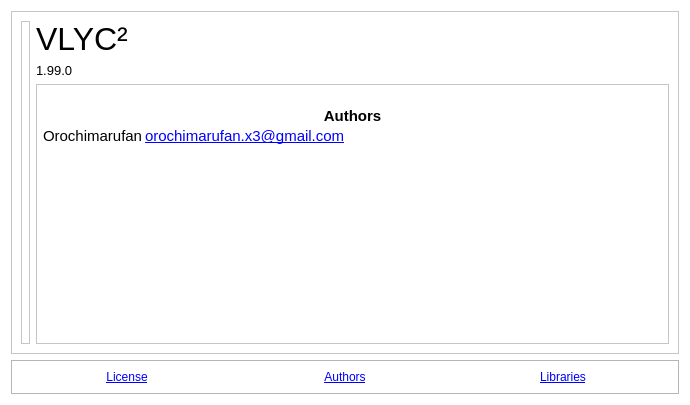
<?xml version="1.0" encoding="UTF-8"?>
<ui version="4.0">
 <class>About</class>
 <widget class="QWidget" name="About">
  <property name="geometry">
   <rect>
    <x>0</x>
    <y>0</y>
    <width>690</width>
    <height>405</height>
   </rect>
  </property>
  <property name="sizePolicy">
   <sizepolicy hsizetype="Fixed" vsizetype="Fixed">
    <horstretch>0</horstretch>
    <verstretch>0</verstretch>
   </sizepolicy>
  </property>
  <property name="minimumSize">
   <size>
    <width>690</width>
    <height>400</height>
   </size>
  </property>
  <property name="palette">
   <palette>
    <active>
     <colorrole role="Base">
      <brush brushstyle="SolidPattern">
       <color alpha="255">
        <red>255</red>
        <green>255</green>
        <blue>255</blue>
       </color>
      </brush>
     </colorrole>
     <colorrole role="Window">
      <brush brushstyle="SolidPattern">
       <color alpha="255">
        <red>255</red>
        <green>255</green>
        <blue>255</blue>
       </color>
      </brush>
     </colorrole>
    </active>
    <inactive>
     <colorrole role="Base">
      <brush brushstyle="SolidPattern">
       <color alpha="255">
        <red>255</red>
        <green>255</green>
        <blue>255</blue>
       </color>
      </brush>
     </colorrole>
     <colorrole role="Window">
      <brush brushstyle="SolidPattern">
       <color alpha="255">
        <red>255</red>
        <green>255</green>
        <blue>255</blue>
       </color>
      </brush>
     </colorrole>
    </inactive>
    <disabled>
     <colorrole role="Base">
      <brush brushstyle="SolidPattern">
       <color alpha="255">
        <red>255</red>
        <green>255</green>
        <blue>255</blue>
       </color>
      </brush>
     </colorrole>
     <colorrole role="Window">
      <brush brushstyle="SolidPattern">
       <color alpha="255">
        <red>255</red>
        <green>255</green>
        <blue>255</blue>
       </color>
      </brush>
     </colorrole>
    </disabled>
   </palette>
  </property>
  <property name="windowTitle">
   <string>About</string>
  </property>
  <layout class="QVBoxLayout" name="verticalLayout">
   <item>
    <widget class="QFrame" name="frame">
     <property name="palette">
      <palette>
       <active>
        <colorrole role="Base">
         <brush brushstyle="SolidPattern">
          <color alpha="255">
           <red>255</red>
           <green>255</green>
           <blue>255</blue>
          </color>
         </brush>
        </colorrole>
        <colorrole role="Window">
         <brush brushstyle="SolidPattern">
          <color alpha="255">
           <red>255</red>
           <green>255</green>
           <blue>255</blue>
          </color>
         </brush>
        </colorrole>
       </active>
       <inactive>
        <colorrole role="Base">
         <brush brushstyle="SolidPattern">
          <color alpha="255">
           <red>255</red>
           <green>255</green>
           <blue>255</blue>
          </color>
         </brush>
        </colorrole>
        <colorrole role="Window">
         <brush brushstyle="SolidPattern">
          <color alpha="255">
           <red>255</red>
           <green>255</green>
           <blue>255</blue>
          </color>
         </brush>
        </colorrole>
       </inactive>
       <disabled>
        <colorrole role="Base">
         <brush brushstyle="SolidPattern">
          <color alpha="255">
           <red>255</red>
           <green>255</green>
           <blue>255</blue>
          </color>
         </brush>
        </colorrole>
        <colorrole role="Window">
         <brush brushstyle="SolidPattern">
          <color alpha="255">
           <red>255</red>
           <green>255</green>
           <blue>255</blue>
          </color>
         </brush>
        </colorrole>
       </disabled>
      </palette>
     </property>
     <property name="frameShape">
      <enum>QFrame::StyledPanel</enum>
     </property>
     <property name="frameShadow">
      <enum>QFrame::Raised</enum>
     </property>
     <layout class="QGridLayout" name="gridLayout">
      <item row="0" column="1">
       <widget class="QLabel" name="appname">
        <property name="font">
         <font>
          <pointsize>24</pointsize>
         </font>
        </property>
        <property name="text">
         <string>VLYC²</string>
        </property>
       </widget>
      </item>
      <item row="1" column="1">
       <widget class="QLabel" name="appver">
        <property name="palette">
         <palette>
          <active>
           <colorrole role="Text">
            <brush brushstyle="SolidPattern">
             <color alpha="255">
              <red>92</red>
              <green>93</green>
              <blue>93</blue>
             </color>
            </brush>
           </colorrole>
          </active>
          <inactive>
           <colorrole role="Text">
            <brush brushstyle="SolidPattern">
             <color alpha="255">
              <red>92</red>
              <green>93</green>
              <blue>93</blue>
             </color>
            </brush>
           </colorrole>
          </inactive>
          <disabled>
           <colorrole role="Text">
            <brush brushstyle="SolidPattern">
             <color alpha="255">
              <red>143</red>
              <green>146</green>
              <blue>147</blue>
             </color>
            </brush>
           </colorrole>
          </disabled>
         </palette>
        </property>
        <property name="font">
         <font>
          <pointsize>10</pointsize>
         </font>
        </property>
        <property name="text">
         <string>1.99.0</string>
        </property>
       </widget>
      </item>
      <item row="2" column="1">
       <widget class="QStackedWidget" name="stackedWidget">
        <property name="lineWidth">
         <number>0</number>
        </property>
        <property name="currentIndex">
         <number>1</number>
        </property>
        <widget class="QTextEdit" name="licensePage">
         <property name="font">
          <font>
           <family>Courier</family>
           <pointsize>9</pointsize>
          </font>
         </property>
         <property name="frameShadow">
          <enum>QFrame::Plain</enum>
         </property>
         <property name="html">
          <string>&lt;!DOCTYPE HTML PUBLIC &quot;-//W3C//DTD HTML 4.0//EN&quot; &quot;http://www.w3.org/TR/REC-html40/strict.dtd&quot;&gt;
&lt;html&gt;&lt;head&gt;&lt;meta name=&quot;qrichtext&quot; content=&quot;1&quot; /&gt;&lt;title&gt;GNU General Public License v3.0 - GNU Project - Free Software Foundation (FSF)&lt;/title&gt;&lt;style type=&quot;text/css&quot;&gt;
p, li { white-space: pre-wrap; }
&lt;/style&gt;&lt;/head&gt;&lt;body style=&quot; font-family:'Courier'; font-size:9pt; font-weight:400; font-style:normal;&quot;&gt;
&lt;p style=&quot; margin-top:18px; margin-bottom:12px; margin-left:0px; margin-right:0px; -qt-block-indent:0; text-indent:0px;&quot;&gt;&lt;span style=&quot; font-size:xx-large; font-weight:600;&quot;&gt;License&lt;/span&gt;&lt;/p&gt;
&lt;p style=&quot; margin-top:12px; margin-bottom:12px; margin-left:0px; margin-right:0px; -qt-block-indent:0; text-indent:0px;&quot;&gt;&lt;span style=&quot; font-weight:600;&quot;&gt;GNU GENERAL PUBLIC LICENSE&lt;/span&gt;&lt;/p&gt;
&lt;p style=&quot; margin-top:12px; margin-bottom:12px; margin-left:0px; margin-right:0px; -qt-block-indent:0; text-indent:0px;&quot;&gt;Version 3, 29 June 2007 &lt;/p&gt;
&lt;p style=&quot; margin-top:12px; margin-bottom:12px; margin-left:0px; margin-right:0px; -qt-block-indent:0; text-indent:0px;&quot;&gt;Copyright © 2007 Free Software Foundation, Inc. &amp;lt;&lt;a href=&quot;http://fsf.org/&quot;&gt;&lt;span style=&quot; text-decoration: underline; color:#0000ff;&quot;&gt;http://fsf.org/&lt;/span&gt;&lt;/a&gt;&amp;gt;&lt;/p&gt;
&lt;p style=&quot; margin-top:12px; margin-bottom:12px; margin-left:0px; margin-right:0px; -qt-block-indent:0; text-indent:0px;&quot;&gt;Everyone is permitted to copy and distribute verbatim copies of this license document, but changing it is not allowed. &lt;/p&gt;
&lt;p style=&quot; margin-top:0px; margin-bottom:0px; margin-left:0px; margin-right:0px; -qt-block-indent:0; text-indent:0px;&quot;&gt;&lt;a name=&quot;preamble&quot;&gt;&lt;/a&gt;&lt;span style=&quot; font-weight:600;&quot;&gt;P&lt;/span&gt;&lt;span style=&quot; font-weight:600;&quot;&gt;reamble&lt;/span&gt;&lt;/p&gt;
&lt;p style=&quot; margin-top:12px; margin-bottom:12px; margin-left:0px; margin-right:0px; -qt-block-indent:0; text-indent:0px;&quot;&gt;The GNU General Public License is a free, copyleft license for software and other kinds of works. &lt;/p&gt;
&lt;p style=&quot; margin-top:12px; margin-bottom:12px; margin-left:0px; margin-right:0px; -qt-block-indent:0; text-indent:0px;&quot;&gt;The licenses for most software and other practical works are designed to take away your freedom to share and change the works. By contrast, the GNU General Public License is intended to guarantee your freedom to share and change all versions of a program--to make sure it remains free software for all its users. We, the Free Software Foundation, use the GNU General Public License for most of our software; it applies also to any other work released this way by its authors. You can apply it to your programs, too. &lt;/p&gt;
&lt;p style=&quot; margin-top:12px; margin-bottom:12px; margin-left:0px; margin-right:0px; -qt-block-indent:0; text-indent:0px;&quot;&gt;When we speak of free software, we are referring to freedom, not price. Our General Public Licenses are designed to make sure that you have the freedom to distribute copies of free software (and charge for them if you wish), that you receive source code or can get it if you want it, that you can change the software or use pieces of it in new free programs, and that you know you can do these things. &lt;/p&gt;
&lt;p style=&quot; margin-top:12px; margin-bottom:12px; margin-left:0px; margin-right:0px; -qt-block-indent:0; text-indent:0px;&quot;&gt;To protect your rights, we need to prevent others from denying you these rights or asking you to surrender the rights. Therefore, you have certain responsibilities if you distribute copies of the software, or if you modify it: responsibilities to respect the freedom of others. &lt;/p&gt;
&lt;p style=&quot; margin-top:12px; margin-bottom:12px; margin-left:0px; margin-right:0px; -qt-block-indent:0; text-indent:0px;&quot;&gt;For example, if you distribute copies of such a program, whether gratis or for a fee, you must pass on to the recipients the same freedoms that you received. You must make sure that they, too, receive or can get the source code. And you must show them these terms so they know their rights. &lt;/p&gt;
&lt;p style=&quot; margin-top:12px; margin-bottom:12px; margin-left:0px; margin-right:0px; -qt-block-indent:0; text-indent:0px;&quot;&gt;Developers that use the GNU GPL protect your rights with two steps: (1) assert copyright on the software, and (2) offer you this License giving you legal permission to copy, distribute and/or modify it. &lt;/p&gt;
&lt;p style=&quot; margin-top:12px; margin-bottom:12px; margin-left:0px; margin-right:0px; -qt-block-indent:0; text-indent:0px;&quot;&gt;For the developers' and authors' protection, the GPL clearly explains that there is no warranty for this free software. For both users' and authors' sake, the GPL requires that modified versions be marked as changed, so that their problems will not be attributed erroneously to authors of previous versions. &lt;/p&gt;
&lt;p style=&quot; margin-top:12px; margin-bottom:12px; margin-left:0px; margin-right:0px; -qt-block-indent:0; text-indent:0px;&quot;&gt;Some devices are designed to deny users access to install or run modified versions of the software inside them, although the manufacturer can do so. This is fundamentally incompatible with the aim of protecting users' freedom to change the software. The systematic pattern of such abuse occurs in the area of products for individuals to use, which is precisely where it is most unacceptable. Therefore, we have designed this version of the GPL to prohibit the practice for those products. If such problems arise substantially in other domains, we stand ready to extend this provision to those domains in future versions of the GPL, as needed to protect the freedom of users. &lt;/p&gt;
&lt;p style=&quot; margin-top:12px; margin-bottom:12px; margin-left:0px; margin-right:0px; -qt-block-indent:0; text-indent:0px;&quot;&gt;Finally, every program is threatened constantly by software patents. States should not allow patents to restrict development and use of software on general-purpose computers, but in those that do, we wish to avoid the special danger that patents applied to a free program could make it effectively proprietary. To prevent this, the GPL assures that patents cannot be used to render the program non-free. &lt;/p&gt;
&lt;p style=&quot; margin-top:12px; margin-bottom:12px; margin-left:0px; margin-right:0px; -qt-block-indent:0; text-indent:0px;&quot;&gt;The precise terms and conditions for copying, distribution and modification follow. &lt;/p&gt;
&lt;p style=&quot; margin-top:0px; margin-bottom:0px; margin-left:0px; margin-right:0px; -qt-block-indent:0; text-indent:0px;&quot;&gt;&lt;a name=&quot;terms&quot;&gt;&lt;/a&gt;&lt;span style=&quot; font-weight:600;&quot;&gt;T&lt;/span&gt;&lt;span style=&quot; font-weight:600;&quot;&gt;ERMS AND CONDITIONS&lt;/span&gt;&lt;/p&gt;
&lt;p style=&quot; margin-top:0px; margin-bottom:0px; margin-left:0px; margin-right:0px; -qt-block-indent:0; text-indent:0px;&quot;&gt;&lt;a name=&quot;section0&quot;&gt;&lt;/a&gt;&lt;span style=&quot; font-weight:600;&quot;&gt;0&lt;/span&gt;&lt;span style=&quot; font-weight:600;&quot;&gt;. Definitions.&lt;/span&gt;&lt;/p&gt;
&lt;p style=&quot; margin-top:12px; margin-bottom:12px; margin-left:0px; margin-right:0px; -qt-block-indent:0; text-indent:0px;&quot;&gt;“This License” refers to version 3 of the GNU General Public License. &lt;/p&gt;
&lt;p style=&quot; margin-top:12px; margin-bottom:12px; margin-left:0px; margin-right:0px; -qt-block-indent:0; text-indent:0px;&quot;&gt;“Copyright” also means copyright-like laws that apply to other kinds of works, such as semiconductor masks. &lt;/p&gt;
&lt;p style=&quot; margin-top:12px; margin-bottom:12px; margin-left:0px; margin-right:0px; -qt-block-indent:0; text-indent:0px;&quot;&gt;“The Program” refers to any copyrightable work licensed under this License. Each licensee is addressed as “you”. “Licensees” and “recipients” may be individuals or organizations. &lt;/p&gt;
&lt;p style=&quot; margin-top:12px; margin-bottom:12px; margin-left:0px; margin-right:0px; -qt-block-indent:0; text-indent:0px;&quot;&gt;To “modify” a work means to copy from or adapt all or part of the work in a fashion requiring copyright permission, other than the making of an exact copy. The resulting work is called a “modified version” of the earlier work or a work “based on” the earlier work. &lt;/p&gt;
&lt;p style=&quot; margin-top:12px; margin-bottom:12px; margin-left:0px; margin-right:0px; -qt-block-indent:0; text-indent:0px;&quot;&gt;A “covered work” means either the unmodified Program or a work based on the Program. &lt;/p&gt;
&lt;p style=&quot; margin-top:12px; margin-bottom:12px; margin-left:0px; margin-right:0px; -qt-block-indent:0; text-indent:0px;&quot;&gt;To “propagate” a work means to do anything with it that, without permission, would make you directly or secondarily liable for infringement under applicable copyright law, except executing it on a computer or modifying a private copy. Propagation includes copying, distribution (with or without modification), making available to the public, and in some countries other activities as well. &lt;/p&gt;
&lt;p style=&quot; margin-top:12px; margin-bottom:12px; margin-left:0px; margin-right:0px; -qt-block-indent:0; text-indent:0px;&quot;&gt;To “convey” a work means any kind of propagation that enables other parties to make or receive copies. Mere interaction with a user through a computer network, with no transfer of a copy, is not conveying. &lt;/p&gt;
&lt;p style=&quot; margin-top:12px; margin-bottom:12px; margin-left:0px; margin-right:0px; -qt-block-indent:0; text-indent:0px;&quot;&gt;An interactive user interface displays “Appropriate Legal Notices” to the extent that it includes a convenient and prominently visible feature that (1) displays an appropriate copyright notice, and (2) tells the user that there is no warranty for the work (except to the extent that warranties are provided), that licensees may convey the work under this License, and how to view a copy of this License. If the interface presents a list of user commands or options, such as a menu, a prominent item in the list meets this criterion. &lt;/p&gt;
&lt;p style=&quot; margin-top:0px; margin-bottom:0px; margin-left:0px; margin-right:0px; -qt-block-indent:0; text-indent:0px;&quot;&gt;&lt;a name=&quot;section1&quot;&gt;&lt;/a&gt;&lt;span style=&quot; font-weight:600;&quot;&gt;1&lt;/span&gt;&lt;span style=&quot; font-weight:600;&quot;&gt;. Source Code.&lt;/span&gt;&lt;/p&gt;
&lt;p style=&quot; margin-top:12px; margin-bottom:12px; margin-left:0px; margin-right:0px; -qt-block-indent:0; text-indent:0px;&quot;&gt;The “source code” for a work means the preferred form of the work for making modifications to it. “Object code” means any non-source form of a work. &lt;/p&gt;
&lt;p style=&quot; margin-top:12px; margin-bottom:12px; margin-left:0px; margin-right:0px; -qt-block-indent:0; text-indent:0px;&quot;&gt;A “Standard Interface” means an interface that either is an official standard defined by a recognized standards body, or, in the case of interfaces specified for a particular programming language, one that is widely used among developers working in that language. &lt;/p&gt;
&lt;p style=&quot; margin-top:12px; margin-bottom:12px; margin-left:0px; margin-right:0px; -qt-block-indent:0; text-indent:0px;&quot;&gt;The “System Libraries” of an executable work include anything, other than the work as a whole, that (a) is included in the normal form of packaging a Major Component, but which is not part of that Major Component, and (b) serves only to enable use of the work with that Major Component, or to implement a Standard Interface for which an implementation is available to the public in source code form. A “Major Component”, in this context, means a major essential component (kernel, window system, and so on) of the specific operating system (if any) on which the executable work runs, or a compiler used to produce the work, or an object code interpreter used to run it. &lt;/p&gt;
&lt;p style=&quot; margin-top:12px; margin-bottom:12px; margin-left:0px; margin-right:0px; -qt-block-indent:0; text-indent:0px;&quot;&gt;The “Corresponding Source” for a work in object code form means all the source code needed to generate, install, and (for an executable work) run the object code and to modify the work, including scripts to control those activities. However, it does not include the work's System Libraries, or general-purpose tools or generally available free programs which are used unmodified in performing those activities but which are not part of the work. For example, Corresponding Source includes interface definition files associated with source files for the work, and the source code for shared libraries and dynamically linked subprograms that the work is specifically designed to require, such as by intimate data communication or control flow between those subprograms and other parts of the work. &lt;/p&gt;
&lt;p style=&quot; margin-top:12px; margin-bottom:12px; margin-left:0px; margin-right:0px; -qt-block-indent:0; text-indent:0px;&quot;&gt;The Corresponding Source need not include anything that users can regenerate automatically from other parts of the Corresponding Source. &lt;/p&gt;
&lt;p style=&quot; margin-top:12px; margin-bottom:12px; margin-left:0px; margin-right:0px; -qt-block-indent:0; text-indent:0px;&quot;&gt;The Corresponding Source for a work in source code form is that same work. &lt;/p&gt;
&lt;p style=&quot; margin-top:0px; margin-bottom:0px; margin-left:0px; margin-right:0px; -qt-block-indent:0; text-indent:0px;&quot;&gt;&lt;a name=&quot;section2&quot;&gt;&lt;/a&gt;&lt;span style=&quot; font-weight:600;&quot;&gt;2&lt;/span&gt;&lt;span style=&quot; font-weight:600;&quot;&gt;. Basic Permissions.&lt;/span&gt;&lt;/p&gt;
&lt;p style=&quot; margin-top:12px; margin-bottom:12px; margin-left:0px; margin-right:0px; -qt-block-indent:0; text-indent:0px;&quot;&gt;All rights granted under this License are granted for the term of copyright on the Program, and are irrevocable provided the stated conditions are met. This License explicitly affirms your unlimited permission to run the unmodified Program. The output from running a covered work is covered by this License only if the output, given its content, constitutes a covered work. This License acknowledges your rights of fair use or other equivalent, as provided by copyright law. &lt;/p&gt;
&lt;p style=&quot; margin-top:12px; margin-bottom:12px; margin-left:0px; margin-right:0px; -qt-block-indent:0; text-indent:0px;&quot;&gt;You may make, run and propagate covered works that you do not convey, without conditions so long as your license otherwise remains in force. You may convey covered works to others for the sole purpose of having them make modifications exclusively for you, or provide you with facilities for running those works, provided that you comply with the terms of this License in conveying all material for which you do not control copyright. Those thus making or running the covered works for you must do so exclusively on your behalf, under your direction and control, on terms that prohibit them from making any copies of your copyrighted material outside their relationship with you. &lt;/p&gt;
&lt;p style=&quot; margin-top:12px; margin-bottom:12px; margin-left:0px; margin-right:0px; -qt-block-indent:0; text-indent:0px;&quot;&gt;Conveying under any other circumstances is permitted solely under the conditions stated below. Sublicensing is not allowed; section 10 makes it unnecessary. &lt;/p&gt;
&lt;p style=&quot; margin-top:0px; margin-bottom:0px; margin-left:0px; margin-right:0px; -qt-block-indent:0; text-indent:0px;&quot;&gt;&lt;a name=&quot;section3&quot;&gt;&lt;/a&gt;&lt;span style=&quot; font-weight:600;&quot;&gt;3&lt;/span&gt;&lt;span style=&quot; font-weight:600;&quot;&gt;. Protecting Users' Legal Rights From Anti-Circumvention Law.&lt;/span&gt;&lt;/p&gt;
&lt;p style=&quot; margin-top:12px; margin-bottom:12px; margin-left:0px; margin-right:0px; -qt-block-indent:0; text-indent:0px;&quot;&gt;No covered work shall be deemed part of an effective technological measure under any applicable law fulfilling obligations under article 11 of the WIPO copyright treaty adopted on 20 December 1996, or similar laws prohibiting or restricting circumvention of such measures. &lt;/p&gt;
&lt;p style=&quot; margin-top:12px; margin-bottom:12px; margin-left:0px; margin-right:0px; -qt-block-indent:0; text-indent:0px;&quot;&gt;When you convey a covered work, you waive any legal power to forbid circumvention of technological measures to the extent such circumvention is effected by exercising rights under this License with respect to the covered work, and you disclaim any intention to limit operation or modification of the work as a means of enforcing, against the work's users, your or third parties' legal rights to forbid circumvention of technological measures. &lt;/p&gt;
&lt;p style=&quot; margin-top:0px; margin-bottom:0px; margin-left:0px; margin-right:0px; -qt-block-indent:0; text-indent:0px;&quot;&gt;&lt;a name=&quot;section4&quot;&gt;&lt;/a&gt;&lt;span style=&quot; font-weight:600;&quot;&gt;4&lt;/span&gt;&lt;span style=&quot; font-weight:600;&quot;&gt;. Conveying Verbatim Copies.&lt;/span&gt;&lt;/p&gt;
&lt;p style=&quot; margin-top:12px; margin-bottom:12px; margin-left:0px; margin-right:0px; -qt-block-indent:0; text-indent:0px;&quot;&gt;You may convey verbatim copies of the Program's source code as you receive it, in any medium, provided that you conspicuously and appropriately publish on each copy an appropriate copyright notice; keep intact all notices stating that this License and any non-permissive terms added in accord with section 7 apply to the code; keep intact all notices of the absence of any warranty; and give all recipients a copy of this License along with the Program. &lt;/p&gt;
&lt;p style=&quot; margin-top:12px; margin-bottom:12px; margin-left:0px; margin-right:0px; -qt-block-indent:0; text-indent:0px;&quot;&gt;You may charge any price or no price for each copy that you convey, and you may offer support or warranty protection for a fee. &lt;/p&gt;
&lt;p style=&quot; margin-top:0px; margin-bottom:0px; margin-left:0px; margin-right:0px; -qt-block-indent:0; text-indent:0px;&quot;&gt;&lt;a name=&quot;section5&quot;&gt;&lt;/a&gt;&lt;span style=&quot; font-weight:600;&quot;&gt;5&lt;/span&gt;&lt;span style=&quot; font-weight:600;&quot;&gt;. Conveying Modified Source Versions.&lt;/span&gt;&lt;/p&gt;
&lt;p style=&quot; margin-top:12px; margin-bottom:12px; margin-left:0px; margin-right:0px; -qt-block-indent:0; text-indent:0px;&quot;&gt;You may convey a work based on the Program, or the modifications to produce it from the Program, in the form of source code under the terms of section 4, provided that you also meet all of these conditions: &lt;/p&gt;&lt;/body&gt;&lt;/html&gt;</string>
         </property>
         <property name="textInteractionFlags">
          <set>Qt::TextSelectableByKeyboard|Qt::TextSelectableByMouse</set>
         </property>
        </widget>
        <widget class="QTextEdit" name="authorsPage">
         <property name="frameShadow">
          <enum>QFrame::Plain</enum>
         </property>
         <property name="html">
          <string>&lt;!DOCTYPE HTML PUBLIC &quot;-//W3C//DTD HTML 4.0//EN&quot; &quot;http://www.w3.org/TR/REC-html40/strict.dtd&quot;&gt;
&lt;html&gt;&lt;head&gt;&lt;meta name=&quot;qrichtext&quot; content=&quot;1&quot; /&gt;&lt;style type=&quot;text/css&quot;&gt;
p, li { white-space: pre-wrap; }
&lt;/style&gt;&lt;/head&gt;&lt;body style=&quot; font-family:'Cantarell'; font-size:11pt; font-weight:400; font-style:normal;&quot;&gt;
&lt;p style=&quot;-qt-paragraph-type:empty; margin-top:0px; margin-bottom:0px; margin-left:0px; margin-right:0px; -qt-block-indent:0; text-indent:0px;&quot;&gt;&lt;br /&gt;&lt;/p&gt;
&lt;p align=&quot;center&quot; style=&quot; margin-top:0px; margin-bottom:0px; margin-left:0px; margin-right:0px; -qt-block-indent:0; text-indent:0px;&quot;&gt;&lt;span style=&quot; font-weight:600;&quot;&gt;Authors&lt;/span&gt;&lt;/p&gt;
&lt;table border=&quot;0&quot; style=&quot; margin-top:0px; margin-bottom:0px; margin-left:0px; margin-right:0px;&quot; cellspacing=&quot;2&quot; cellpadding=&quot;0&quot;&gt;
&lt;tr&gt;
&lt;td&gt;
&lt;p style=&quot; margin-top:0px; margin-bottom:0px; margin-left:0px; margin-right:0px; -qt-block-indent:0; text-indent:0px;&quot;&gt;Orochimarufan&lt;/p&gt;&lt;/td&gt;
&lt;td&gt;
&lt;p style=&quot; margin-top:0px; margin-bottom:0px; margin-left:0px; margin-right:0px; -qt-block-indent:0; text-indent:0px;&quot;&gt;&lt;a href=&quot;mailto:orochimarufan.x3@gmail.com&quot;&gt;&lt;span style=&quot; text-decoration: underline; color:#0000ff;&quot;&gt;orochimarufan.x3@gmail.com&lt;/span&gt;&lt;/a&gt;&lt;/p&gt;&lt;/td&gt;&lt;/tr&gt;&lt;/table&gt;&lt;/body&gt;&lt;/html&gt;</string>
         </property>
         <property name="textInteractionFlags">
          <set>Qt::NoTextInteraction</set>
         </property>
        </widget>
        <widget class="QTextEdit" name="versionsPage">
         <property name="frameShadow">
          <enum>QFrame::Plain</enum>
         </property>
         <property name="textInteractionFlags">
          <set>Qt::LinksAccessibleByKeyboard|Qt::LinksAccessibleByMouse</set>
         </property>
        </widget>
       </widget>
      </item>
      <item row="0" column="0" rowspan="3">
       <widget class="QLabel" name="cone">
        <property name="frameShape">
         <enum>QFrame::StyledPanel</enum>
        </property>
        <property name="pixmap">
         <pixmap resource="../vlyc.qrc">:/vlyc/res/vlyc2.png</pixmap>
        </property>
        <property name="scaledContents">
         <bool>true</bool>
        </property>
        <property name="alignment">
         <set>Qt::AlignCenter</set>
        </property>
       </widget>
      </item>
     </layout>
    </widget>
   </item>
   <item>
    <widget class="QFrame" name="footer">
     <property name="palette">
      <palette>
       <active>
        <colorrole role="Base">
         <brush brushstyle="SolidPattern">
          <color alpha="255">
           <red>255</red>
           <green>255</green>
           <blue>255</blue>
          </color>
         </brush>
        </colorrole>
        <colorrole role="Window">
         <brush brushstyle="SolidPattern">
          <color alpha="255">
           <red>235</red>
           <green>235</green>
           <blue>235</blue>
          </color>
         </brush>
        </colorrole>
       </active>
       <inactive>
        <colorrole role="Base">
         <brush brushstyle="SolidPattern">
          <color alpha="255">
           <red>255</red>
           <green>255</green>
           <blue>255</blue>
          </color>
         </brush>
        </colorrole>
        <colorrole role="Window">
         <brush brushstyle="SolidPattern">
          <color alpha="255">
           <red>235</red>
           <green>235</green>
           <blue>235</blue>
          </color>
         </brush>
        </colorrole>
       </inactive>
       <disabled>
        <colorrole role="Base">
         <brush brushstyle="SolidPattern">
          <color alpha="255">
           <red>235</red>
           <green>235</green>
           <blue>235</blue>
          </color>
         </brush>
        </colorrole>
        <colorrole role="Window">
         <brush brushstyle="SolidPattern">
          <color alpha="255">
           <red>235</red>
           <green>235</green>
           <blue>235</blue>
          </color>
         </brush>
        </colorrole>
       </disabled>
      </palette>
     </property>
     <property name="frameShape">
      <enum>QFrame::StyledPanel</enum>
     </property>
     <property name="frameShadow">
      <enum>QFrame::Raised</enum>
     </property>
     <layout class="QHBoxLayout" name="horizontalLayout">
      <item>
       <widget class="QLabel" name="licenseLink">
        <property name="text">
         <string>&lt;html&gt;&lt;head/&gt;&lt;body&gt;&lt;p&gt;&lt;a href=&quot;page:0&quot;&gt;&lt;span style=&quot; text-decoration: underline; color:#0000ff;&quot;&gt;License&lt;/span&gt;&lt;/a&gt;&lt;/p&gt;&lt;/body&gt;&lt;/html&gt;</string>
        </property>
        <property name="alignment">
         <set>Qt::AlignCenter</set>
        </property>
       </widget>
      </item>
      <item>
       <widget class="QLabel" name="authorsLink">
        <property name="text">
         <string>&lt;html&gt;&lt;head/&gt;&lt;body&gt;&lt;p&gt;&lt;a href=&quot;page:1&quot;&gt;&lt;span style=&quot; text-decoration: underline; color:#0000ff;&quot;&gt;Authors&lt;/span&gt;&lt;/a&gt;&lt;/p&gt;&lt;/body&gt;&lt;/html&gt;</string>
        </property>
        <property name="alignment">
         <set>Qt::AlignCenter</set>
        </property>
       </widget>
      </item>
      <item>
       <widget class="QLabel" name="versionsLink">
        <property name="text">
         <string>&lt;html&gt;&lt;head/&gt;&lt;body&gt;&lt;p&gt;&lt;a href=&quot;page:2&quot;&gt;&lt;span style=&quot; text-decoration: underline; color:#0000ff;&quot;&gt;Libraries&lt;/span&gt;&lt;/a&gt;&lt;/p&gt;&lt;/body&gt;&lt;/html&gt;</string>
        </property>
        <property name="alignment">
         <set>Qt::AlignCenter</set>
        </property>
       </widget>
      </item>
     </layout>
    </widget>
   </item>
  </layout>
 </widget>
 <resources>
  <include location="../vlyc.qrc"/>
 </resources>
 <connections/>
</ui>
